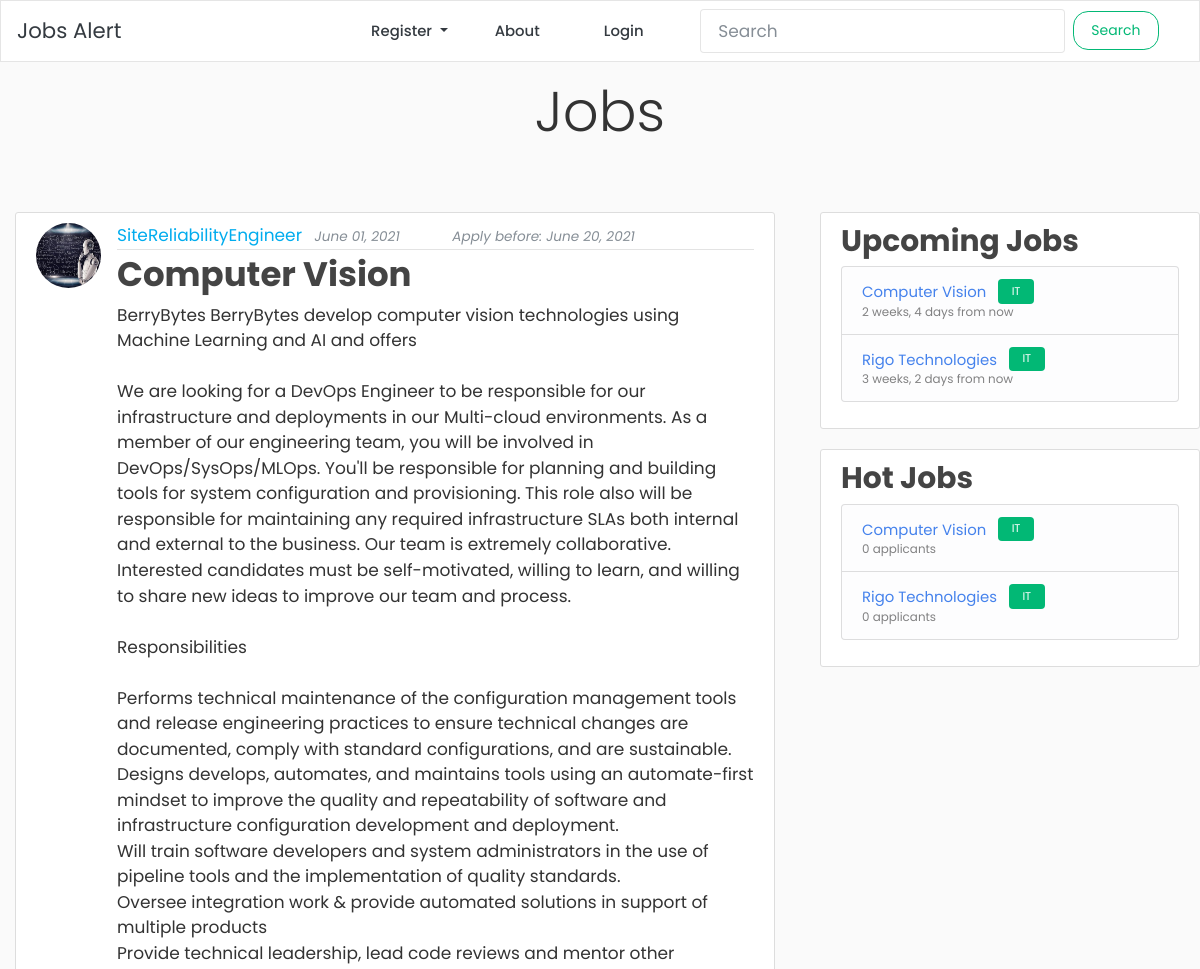
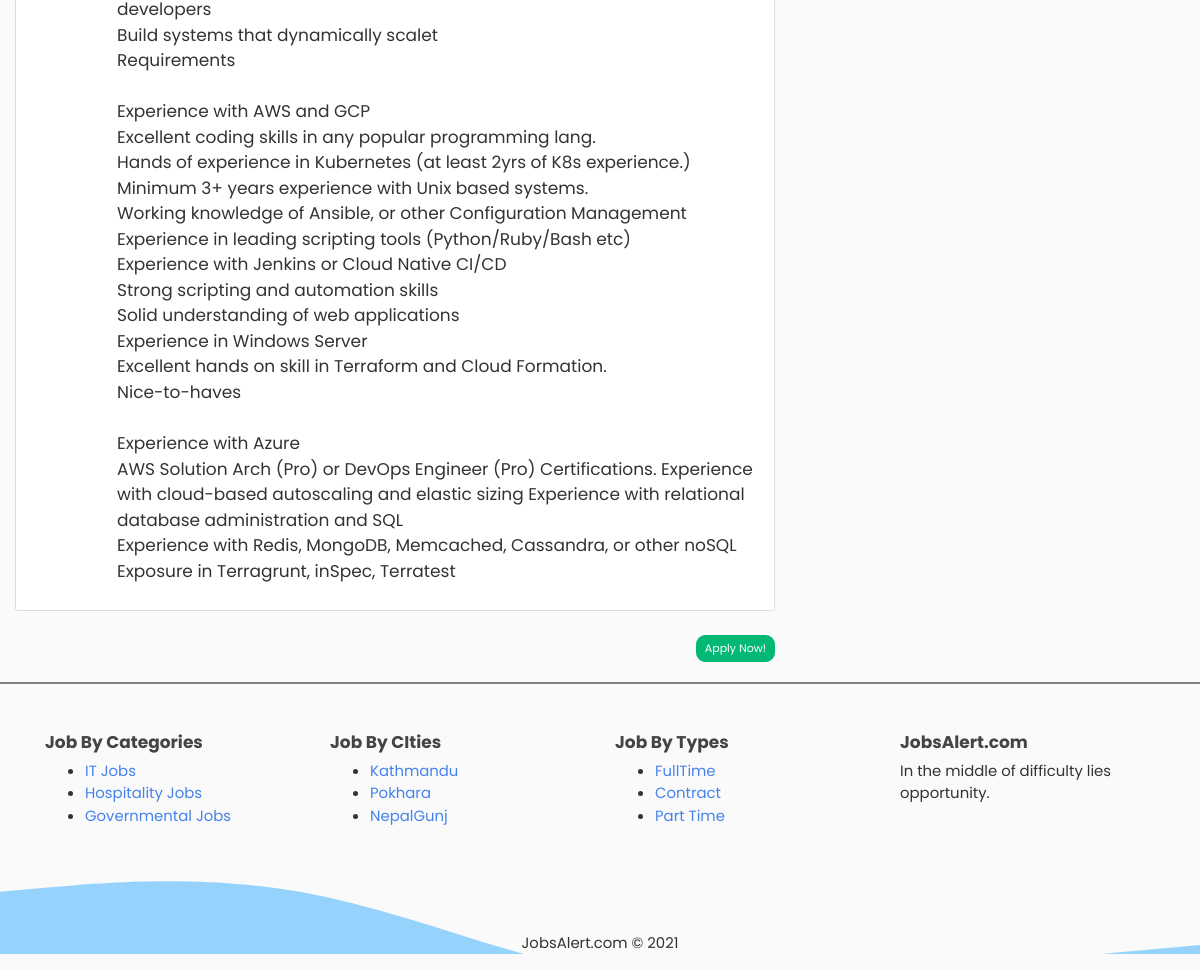
The page /post/29/ on the database its author committed (2 pictures, top to bottom).
### blog/models.py (models this page shows, shortened)
class Post(models.Model):
    title = models.CharField(max_length=100)
    content = models.TextField()
    category = models.ForeignKey(
        Category,
        on_delete=models.SET_NULL,
        related_name='posts',
        related_query_name='posts',
        null=True,
    )
    date_posted = models.DateTimeField(default=timezone.now)
    author = models.ForeignKey(User, on_delete=models.CASCADE)
    due_date = models.DateTimeField()

class Category(models.Model):
    category_name = models.CharField(max_length = 50, verbose_name='Category Name')
    image = models.ImageField(upload_to='category_images/', null=True, blank=True)
    def __str__(self):
        return self.category_name

### users/models.py (models this page shows, shortened)
class Profile(models.Model):
    user = models.OneToOneField(User, on_delete=models.CASCADE)
    image = models.ImageField(default='default.jpg', upload_to='profile_pics')
    account_type = models.CharField(max_length=200, null=True)

### blog/views.py (the view)
# urls.py: path('post/<int:pk>/', PostDetailView.as_view(), name='post-detail'),
class PostDetailView(DetailView, LoginRequiredMixin):
    model = Post

### blog/context_processors.py (called while the page is built)
def get_latest_jobs(request):
    posts = Post.objects.filter(due_date__gte=timezone.now()).order_by('due_date')[:4]
    return {
        'hot_box_posts': posts
    }

def get_hot_jobs(request):
    posts = Post.objects.annotate(
                num_applicants=Count('job_applications')
            ).order_by('-num_applicants')[:4]
    return {
        'hot_box_posts_second': posts
    }

### blog/templates/blog/post_detail.html (shortened to what this page needs)
{% extends "blog/base.html" %}
{% block content %}
<article class="media content-section">
    <img class="rounded-circle article-img" src="{{ object.author.profile.image.url }}">
    <div class="media-body">
        <div class="article-metadata">
            <a class="mr-2 author-title" href="{% url 'user-posts' object.author.username %}">{{ object.author }}</a>
            <small class="text-muted article-date">{{ object.date_posted|date:"F d, Y" }}</small>
            <small class="ml-5 text-muted article-date">Apply before: {{ post.due_date|date:"F d, Y" }}</small>
        </div>
        <h2 class="article-title">{{ object.title|title }}</h2>
        <p class="article-content">{{ object.content }}</p>
    </div>
</article>
{% if not object.author == user %}
    <div>
        <a class="btn btn-success btn-sm mt-1 mb-1 float-right" href="{% url 'job-apply' post.id %}">Apply Now!</a>
    </div>
{% else %}
    <div>
        <a class="btn btn-success btn-sm mt-1 mb-1 float-right" href="{% url 'job-dashboard' post.id %}">See Applicants</a>
    </div>
{% endif %}
{% endblock content %}

### blog/templates/blog/base.html (shortened to what this page needs)
{% load static %}
{% load humanize %}
<!DOCTYPE html>
<html lang="en">
<head>
  <link rel="stylesheet" href="{% static 'css/bootstrap.min.css' %}">
  <link rel="stylesheet" href="{% static 'css/style.css' %}">
  <link rel="stylesheet" type="text/css" href="{% static 'blog/main.css' %}">
</head>
<body>
  {% include 'blog/navbar.html' %}
  <main role="main">
  <div style="height:150px">
  <p class=" text-center py-3 display-4" style="font-family: 'Pacifico', cursive; !important">{{request.GET.category.upper}}Jobs</p>
  </div>
    <div class="row">
      <div class="col-md-8">
      <div class="container">
      {% block content %}{% endblock %}
      </div>
      </div>
      <div class="col-md-4" id="Sidebar">
        <div class="content-section">
          <h3>Upcoming Jobs</h3>
          <ul class="list-group">
            {% for job in hot_box_posts %}
              <li class="list-group-item list-group-item-light" >
              <a class="" href="{% url 'post-detail' job.id %}">{{ job.title }}</a>
              <span class="ml-2 badge badge-success">{{job.category}}</span>
              <div class="small">{{job.due_date|naturaltime}}</div>
              </li>
            {% endfor %}
          </ul>
        </div>
        <div class="content-section">
          <h3>Hot Jobs</h3>
          <ul class="list-group">
            {% for job in hot_box_posts_second %}
              <li class="list-group-item list-group-item-light" >
              <a class="" href="{% url 'post-detail' job.id %}">{{ job.title }}</a>
              <span class="ml-2 badge badge-success">{{job.category}}</span>
              <div class="small">{{job.num_applicants}} applicants</div>
              </li>
            {% endfor %}
          </ul>
        </div>
      </div>
    </div>
    <hr style="border:1px solid grey;" class="mb-5"/>
    <footer class="footer-light footer-light-expand-md" style="background: url('{% static 'images/wave.svg' %}');background-size: cover;">
            <div class="container">
            <div class="row" style="min-height:200px;">
                <div class="col-md-3 item">
                    <h3 class="h6">Job By Categories</h3>
                    <ul>
                        <li><a href="{% url 'blog-home' %}?category=it">IT Jobs</a></li>
                        <li><a href="{% url 'blog-home' %}?category=hospitality">Hospitality Jobs</a></li>
                        <li><a href="{% url 'blog-home' %}?category=governmental">Governmental Jobs</a></li>
                    </ul>
                </div>
                <div class="col-md-3 item">
                    <h3 class="h6">Job By CIties</h3>
                    <ul>
                        <li><a href="#">Kathmandu</a></li>
                        <li><a href="#">Pokhara</a></li>
                        <li><a href="#">NepalGunj</a></li>
                    </ul>
                </div>
                <div class="col-md-3 item">
                    <h3 class="h6">Job By Types</h3>
                    <ul>
                        <li><a href="#">FullTime</a></li>
                        <li><a href="#">Contract</a></li>
                        <li><a href="#">Part Time</a></li>
                    </ul>
                </div>
                <div class="col-md-3 item text">
                    <h3 class="h6">JobsAlert.com</h3>
                    <p>In the middle of difficulty lies opportunity.</p>
                </div>
                <div class="col item social"></div>
            </div>
            </div>
            <p class="copyright text-center">JobsAlert.com © 2021</p>
    </footer>
  </main>
</body>
</html>

### static_files/css/style.css (style rules this page uses)
* { font-family: 'Poppins', sans-serif !important; }

### blog/static/blog/main.css (style rules this page uses)
body { background: #fafafa; color: #333333; }
h1, h2, h3, h4, h5, h6 { color: #444444; }
ul { margin: 0; }
.content-section { background: #ffffff; padding: 10px 20px; border: 1px solid #dddddd; border-radius: 3px; margin-bottom: 20px; }
.article-title { color: #444444; }
.author-title { color: #00acee; font-family: cursive; }
.article-date { font-style: italic; }
.article-content { white-space: pre-line; }
.article-img { height: 65px; width: 65px; margin-right: 16px; }
.article-metadata { padding-bottom: 1px; margin-bottom: 4px; border-bottom: 1px solid #e3e3e3; }

### rows shown on the page
Post: author.profile.image (picture), author "SiteReliabilityEngineer", date_posted "June 01, 2021", due_date "June 20, 2021", title "Computer Vision", content "BerryBytes BerryBytes develop computer vision technologies using Machine Learning and AI and offers We are looking for a DevOps Engineer to be responsible for our infrastructure and deployments in our Multi-cloud environments. As a member of our engineering team, you will be involved in DevOps/SysOps/MLOps. You'll be responsible for planning and building tools for system configuration and provisioning. This role also will be responsible for maintaining any required infrastructure SLAs both internal and external to the business. Our team is extremely collaborative. Interested candidates must be self-motivated, willing to learn, and willing to share new ideas to improve our team and process.…", category "IT", due_date "2 weeks, 4 days from now", num_applicants "0"
Post: title "Rigo Technologies", category "IT", due_date "3 weeks, 2 days from now", num_applicants "0"
